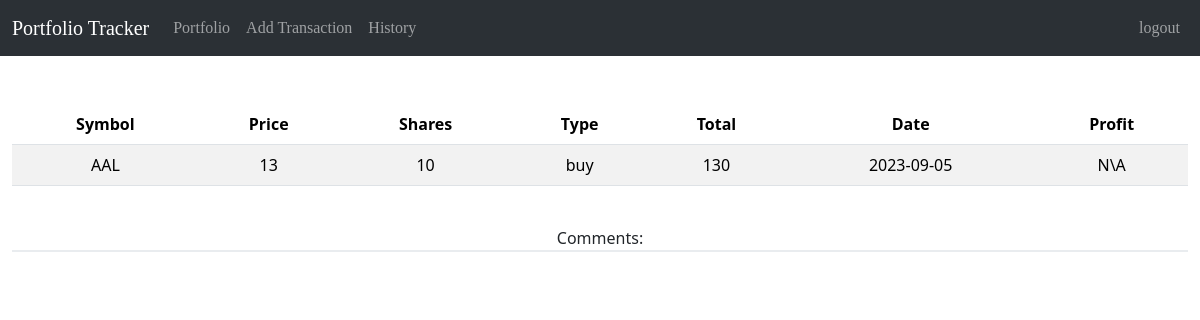
/history/17 (signed in), run on the app's committed database.
### tables this page shows
CREATE TABLE transactions 
    (
    transaction_id INTEGER PRIMARY KEY AUTOINCREMENT NOT NULL UNIQUE,
    user_id INTEGER NOT NULL,
    symbol VARCHAR(255) NOT NULL,
    shares INTEGER NOT NULL,
    price NUMERIC NOT NULL,
    total NUMERIC NOT NULL,
    transaction_type VARCHAR(255), -- buy or sell
    comments TEXT,
    transaction_date DATE,
    profit NUMERIC DEFAULT NULL, -- only for sales
    dequeued BOOLEAN DEFAULT 0, -- only for purchases
    FOREIGN KEY(user_id) REFERENCES users(id)
    );

### index.py (the view)
@app.route('/history/<transaction_id>')
@login_required
def transaction_detail(transaction_id):
    detail = db.execute('SELECT * FROM transactions WHERE transaction_id = ?', transaction_id)
    return render_template('history_detail.html', detail=detail[0])

### helpers.py (called while the page is built)
def login_required(f):
    @wraps(f)
    def decorated_function(*args, **kwargs):
        if session.get("user_id") is None:
            return redirect("/login")
        return f(*args, **kwargs)
    return decorated_function

### index.py (called while the page is built)
@app.after_request
def after_request(response):
    response.headers["Cache-Control"] = "no-cache, no-store, must-revalidate"
    response.headers["Expires"] = 0
    response.headers["Pragma"] = "no-cache"
    return response

### templates/history_detail.html (shortened to what this page needs)
{% extends "layout.html" %}
{% block main %}
    <table class="table table-striped">
        <thead>
            <tr>
            <th>Symbol</th>
            <th>Price</th>
            <th>Shares</th>
            <th>Type</th>
            <th>Total</th>
            <th>Date</th>
            <th>Profit</th>
            </tr>
        </thead>
        <tbody>
            <tr>
                <td>{{detail.symbol}}</td>
                <td>{{detail.price}}</td>
                <td>{{detail.shares}}</td>
                <td>{{detail.transaction_type}}</td>
                <td>{{detail.total}}</td>
                <td>{{detail.transaction_date}}</td>
                {% if detail.profit == None %}
                    <td>N\A</td>
                {% else %}
                    <td class="profits">{{detail.profit | usd}}</td>
                {% endif %}
            </tr>
        </tbody>
    </table>
    <br>
    Comments:
    <div class="border border-light-subtle">
    </div>
{% endblock %}

### data on the page
transactions: symbol "AAL", price "13", shares "10", transaction_type "buy", total "130", transaction_date "2023-09-05"
